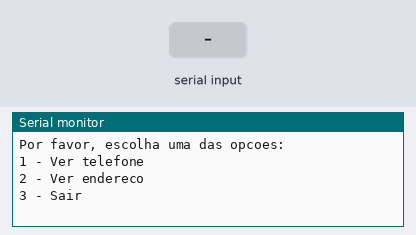
Bench run of a sketch on a simulated Arduino Uno, built with avr-gcc and run on an emulated ATmega328P. Parts: the last lines printed to the serial monitor. The test bench sets the inputs (shaded band).

Above: at 0.9 s.
1.0 s: "90,45\n" received over Serial
At 1.11 s:
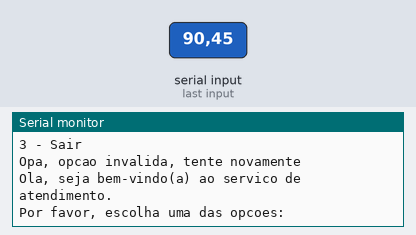
2.6 s: "1\n" received over Serial
At 3.76 s:
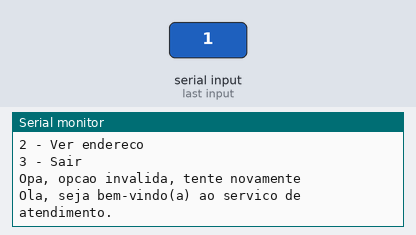
4.1 s: "2\n" received over Serial
At 4.17 s:
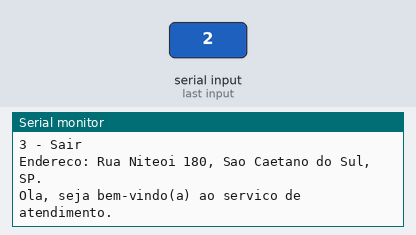
5.6 s: "3\n" received over Serial
At 6.0 s:
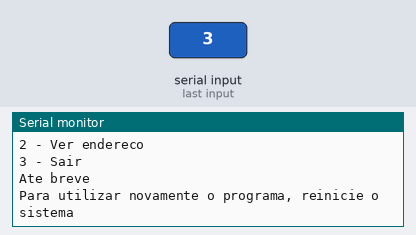

Measured:
- after the input at 1.0 s, the serial monitor: prints a new line at once (image 1)
- after the input at 2.6 s, the serial monitor: prints a new line at once (image 2)
- after the input at 4.1 s, the serial monitor: prints a new line at once (image 3)
- after the input at 5.6 s, the serial monitor: prints a new line at once (image 4)

The sketch:

menu_simples_de_informa_es1.ino
```cpp
/*Menu simples de informações - Faça um programa que simula
um robô de atendimento. Ele deve mostrar o seguinte menu:

1 - Ver telefone
2 - Ver endereço
3 - Sair

a) Se o usuário escolher a opção 1, exiba o telefone: 7070-7070
b) Se o usuário escolher a opção 1, exiba o endereço:
Rua Niterói 180 – São Caetano do Sul – SP.*/

int escolhaMenu;

void setup()
{
  Serial.begin(9600);

  do {


    Serial.println("Ola, seja bem-vindo(a) ao servico de atendimento.");
    Serial.println("Por favor, escolha uma das opcoes:");
    Serial.println("1 - Ver telefone");
    Serial.println("2 - Ver endereco");
    Serial.println("3 - Sair \n");
    while(! Serial.available ());
    escolhaMenu = Serial.parseInt();


    switch(escolhaMenu){
      case 1:
      Serial.println("Telefone: 7070-7070 \n");
      break;


      case 2:
      Serial.println("Endereco: Rua Niteoi 180, Sao Caetano do Sul, SP. \n");
      break;

        case 3:
      Serial.println("Ate breve");
      break;

      default:
      Serial.println("Opa, opcao invalida, tente novamente \n");

    }

  } while(escolhaMenu != 3);


  Serial.println("Para utilizar novamente o programa, reinicie o sistema \n");
}


void loop()
{
  //sem instruções
}
```
